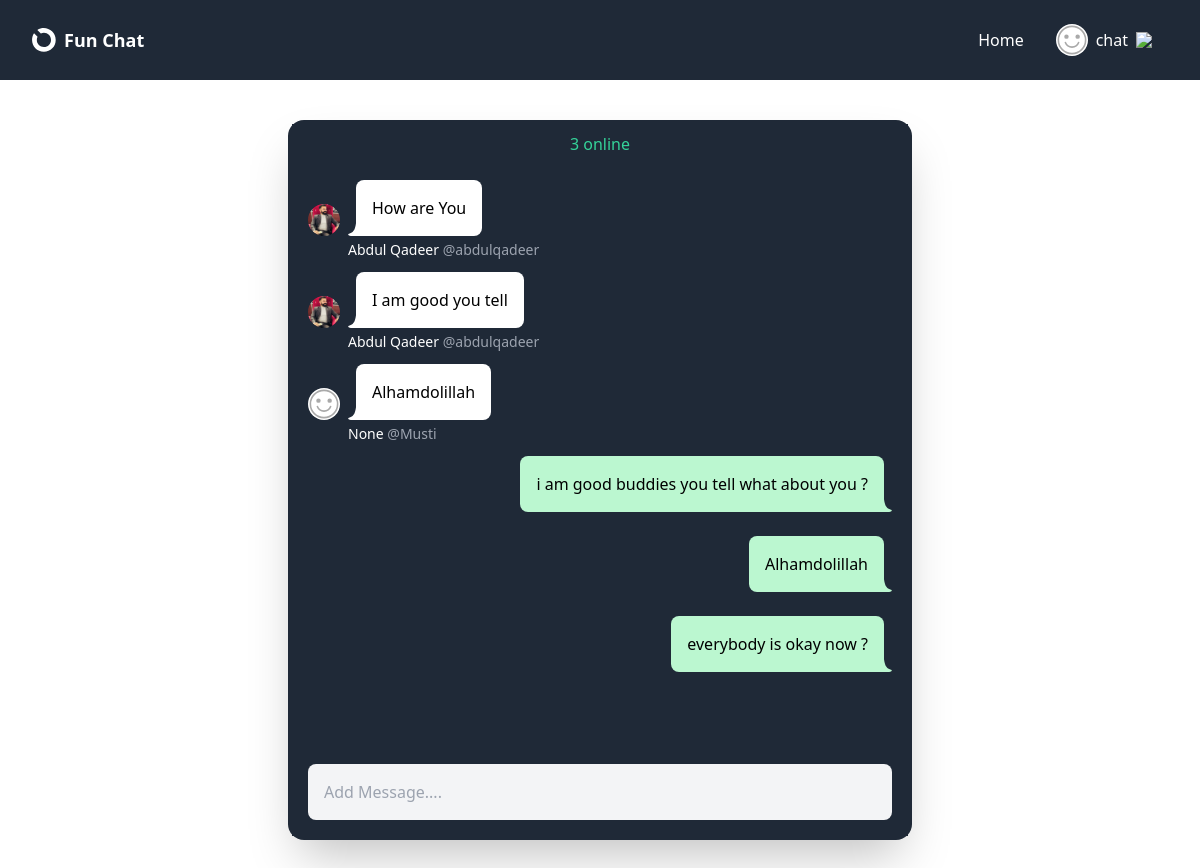
Screenshot of / (signed in) with the database file from the repository.
### user/models.py (models this page shows, shortened)
class Profile(models.Model):
    user = models.OneToOneField(User, on_delete=models.CASCADE)
    image = models.ImageField(upload_to='avatatrs', null=True, blank=True)
    display_name = models.CharField(max_length=20, null=True, blank=True)
    info = models.TextField(null=True, blank=True)
    @property
    def name(self):
        if self.display_name:
            name = self.display_name
        else:
            name = self.user.username
        return name
    @property
    def avatar(self):
        try:
            avatar = self.image.url
        except:
            avatar = static('images/avatar.svg')
        return avatar

### rt_chat/models.py (models this page shows, shortened)
class ChatMessages(models.Model):
    group = models.ForeignKey(ChatGroup, on_delete=models.CASCADE, related_name='chat_messages')
    author = models.ForeignKey(User, on_delete=models.CASCADE)
    body = models.CharField(max_length=300)
    created = models.DateTimeField(auto_now_add=True)
    class Meta:
        ordering = ['-created']

### rt_chat/views.py (the view, shortened to what this page needs)
# urls.py: path('', chat, name='chat-app')
@login_required
def chat(request):
    chat_group = ChatGroup.objects.get(name='Myclass')
    chat_messages = chat_group.chat_messages.all().order_by('created')[:30]
    form = MessageForm()
    return render(request, 'chat.html', {'chat_messages': chat_messages, 'user': request.user, 'form': form})

### rt_chat/forms.py
class MessageForm(ModelForm):
    class Meta:
        model = ChatMessages
        fields = ['body']
        widgets = {
            'body': forms.TextInput(
                attrs={'placeholder': 'Add Message....', 'class': 'p-4 text-black', "maxlength": '300',
                       'autofocus': True}),
        }

### rt_chat/templates/chat.html (shortened to what this page needs)
{% extends 'layout/blank.html' %}
{% block content %}
<wrapper class="block max-w-2xl mx-auto my-10 px-6">
    <div id="chat_window" class="h-[45rem] flex flex-col bg-gray-800 rounded-2xl shadow-2xl relative p-1">
        <div class="flex justify-center text-emerald-400 bg-gray-800 p-2 sticky top-0 z-10">
            <span id="online-count" class="pr-1">3</span>online
        </div>
        <div id='chat_container' class="overflow-y-auto grow">
            <ul id='chat_messages' class="flex flex-col justify-end gap-2 p-4">
                {% for message in chat_messages %}
                    {% if message.author == user %}
                <li class="flex justify-end mb-4">
                    <div class="bg-green-200 rounded-l-lg rounded-tr-lg p-4 max-w-[75%]">
                        <span>{{ message.body }}</span>
                    </div>
                    <div class="flex items-end">
                        <svg height="13" width="8" >
                            <path fill="#bbf7d0" d="M6.3,10.4C1.5,8.7,0.9,5.5,0,0.2L0,13l5.2,0C7,13,9.6,11.5,6.3,10.4z"/>
                        </svg>
                    </div>
                </li>
                    {% else %}
                        <li>
                    <div class="flex justify-start">
                        <div class="flex items-end mr-2" >
                            <a href="{% url 'user-profile' message.author.username%}">
                                <img class="w-8 h-8 rounded-full object-cover" src="{{ message.author.profile.avatar }}">
                            </a>
                        </div>
                        <div class="flex items-end" >
                            <svg height="13" width="8" >
                                <path fill="white" d="M2.8,13L8,13L8,0.2C7.1,5.5,6.5,8.7,1.7,10.4C-1.6,11.5,1,13,2.8,13z"></path>
                            </svg>
                        </div>
                        <div class="bg-white p-4 max-w-[75%] rounded-r-lg rounded-tl-lg">
                            <span>{{ message.body }}</span>
                        </div>
                    </div>
                    <div class="text-sm font-light py-1 ml-10">
                        <span class="text-white">{{ message.author.profile.display_name }}</span>
                        <span class="text-gray-400">@{{ message.author.username }}</span>
                    </div>
                </li>
                    {% endif %}
               {% endfor %}
            </ul>
        </div>
        <div class="sticky bottom-0 z-10 p-2 bg-gray-800">
            <div class="flex items-center rounded-xl px-2 py-2">
                <form id="chat_message_form" method='POST' class="w-full">
                    {{form}}
                </form>
            </div>
        </div>
    </div>
</wrapper>
{% endblock %}

### templates/layout/blank.html
{% extends 'base.html'%}
    {% block layout%}
    <content class="block w-full">
        {%block content%}
        {%endblock%}
    </content>
{%endblock%}

### templates/base.html (shortened to what this page needs)
{% load static %}
<!DOCTYPE html>
<html lang="en">
<head>
    <script src="https://cdn.tailwindcss.com"></script>
</head>
<body class="{% block class %}{% endblock %}">
   {%include 'includes/header.html'%}
    {% block layout%}
    {%endblock%}
</body>
</html>

### templates/includes/header.html (shortened to what this page needs)
<header class="flex items-center justify-between bg-gray-800 h-20 px-8 text-white sticky top-0 z-40">
    <div>
        <a class="flex items-center gap-2" href="/">
            <img class="h-6" src="/static/images/logo.svg" alt="Logo"/>
            <span class="text-lg font-bold">Fun Chat</span>
        </a>
    </div>
    <nav class="block bg-gray-800 relative">
        <ul class="navitems flex items-center justify-center h-full">
            {% if request.user.is_authenticated %}
            <li><a href="{%url 'home_page'%}">Home</a></li>
                <li x-data="{ dropdownOpen: false }" class="relative">
                <a @click="dropdownOpen = !dropdownOpen" @click.away="dropdownOpen = false"
                   class="cursor-pointer select-none">
                    <img class="h-8 w-8 rounded-full object-cover" src="{{user.profile.avatar}}"/>
                    {{user.profile.name}}
                    <img x-bind:class="dropdownOpen && 'rotate-180 duration-300'" class="w-4"
                         src="https://img.icons8.com/small/32/777777/expand-arrow.png"/>
                </a>
            </li>
            {% else %}
            <li><a href="{% url 'account_login'%}?next={% url 'user-profile' %}">Login</a></li>
            <li><a href="{% url 'account_signup'%}?next={% url 'profile_onboarding'%}">Signup</a></li>
            {% endif %}
        </ul>
    </nav>
</header>

### templates/base.html (style rules this page uses)
.navitems>li>a { @apply flex items-center gap-2 h-12 px-4 hover:bg-gray-700 rounded-lg; }
.textarea, textarea, input { @apply w-full rounded-lg py-4 px-5 bg-gray-100 }

### rows the page displays
ChatMessages: author.profile.avatar (picture), body "How are You", author.profile.display_name "Abdul Qadeer", author.username "abdulqadeer"
ChatMessages: author.profile.avatar (picture), body "I am good you tell", author.profile.display_name "Abdul Qadeer", author.username "abdulqadeer"
ChatMessages: shows a picture, body "Alhamdolillah", author.profile.display_name "None", author.username "Musti"
ChatMessages: body "i am good buddies you tell what about you ?"
ChatMessages: body "Alhamdolillah"
ChatMessages: body "everybody is okay now ?"

### other values shown
{{ user.profile.name }} "chat"
